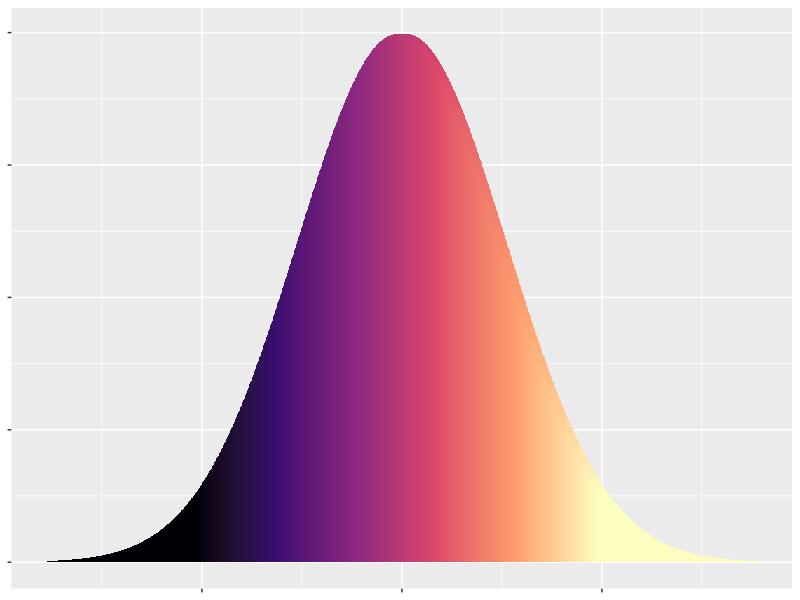
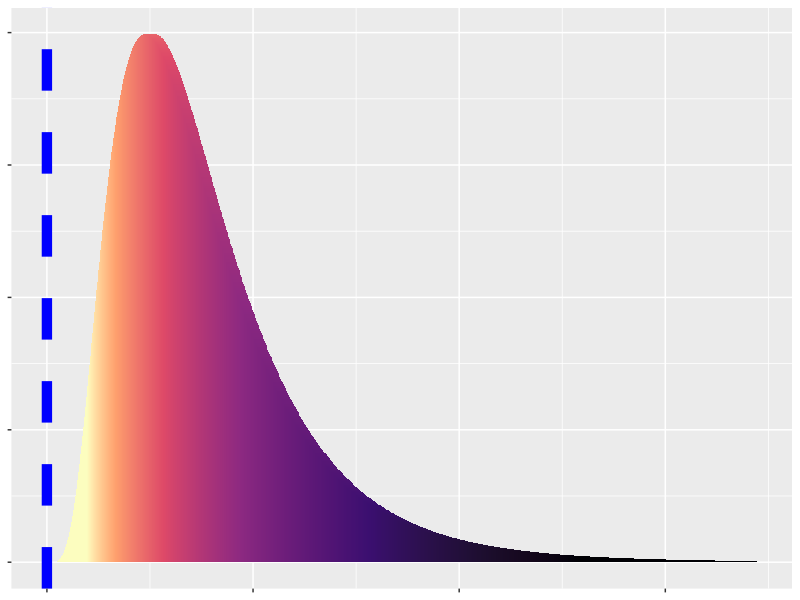
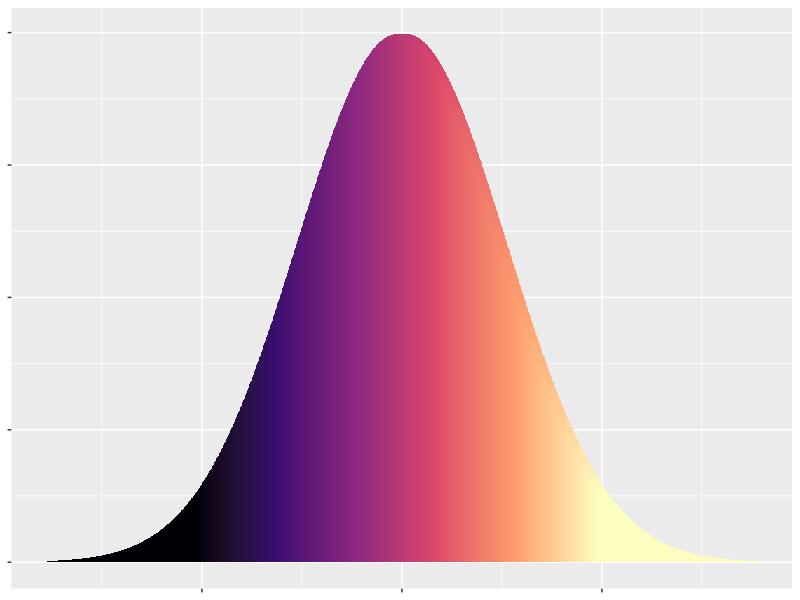
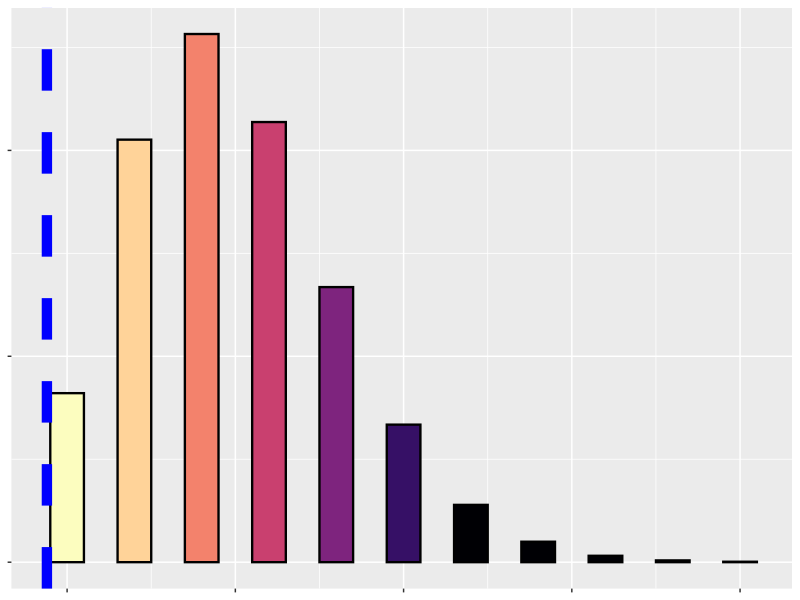
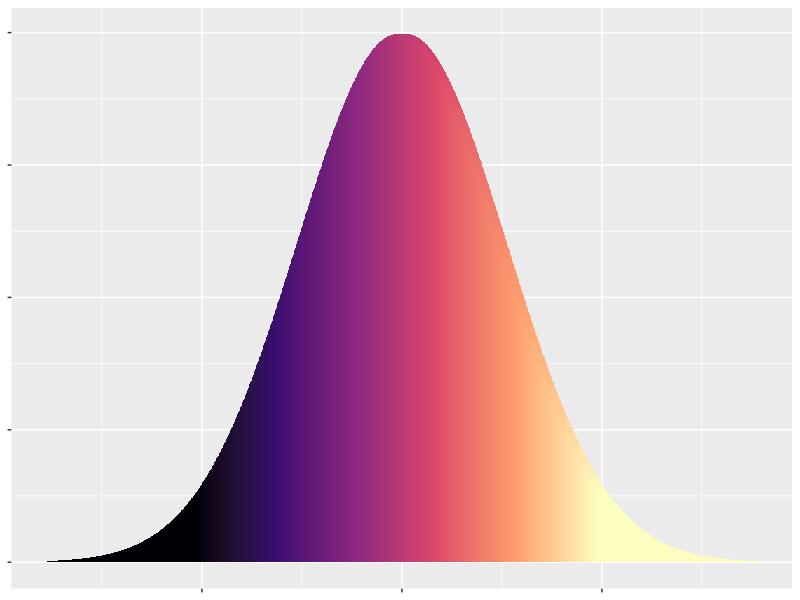
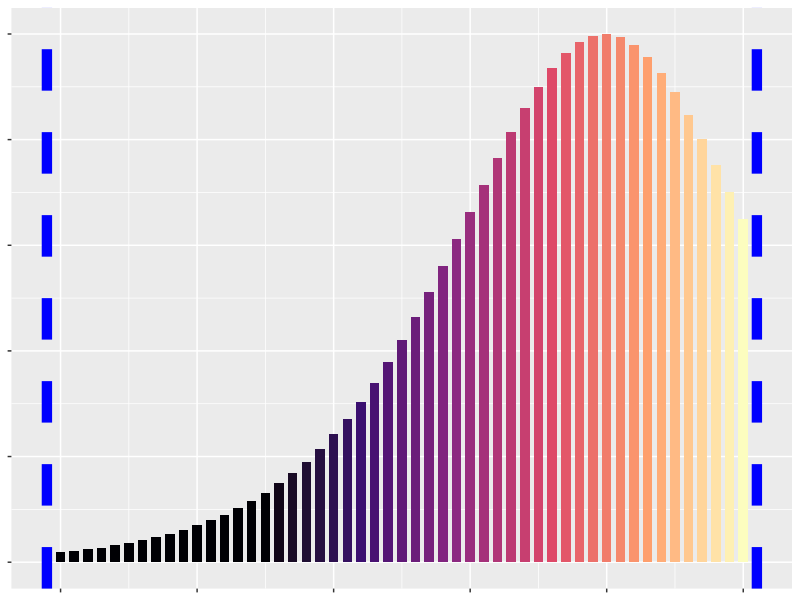
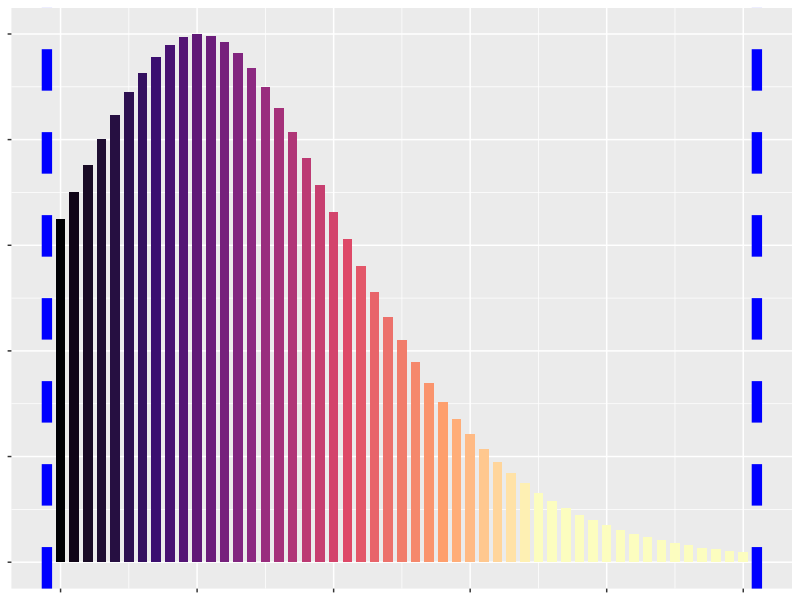
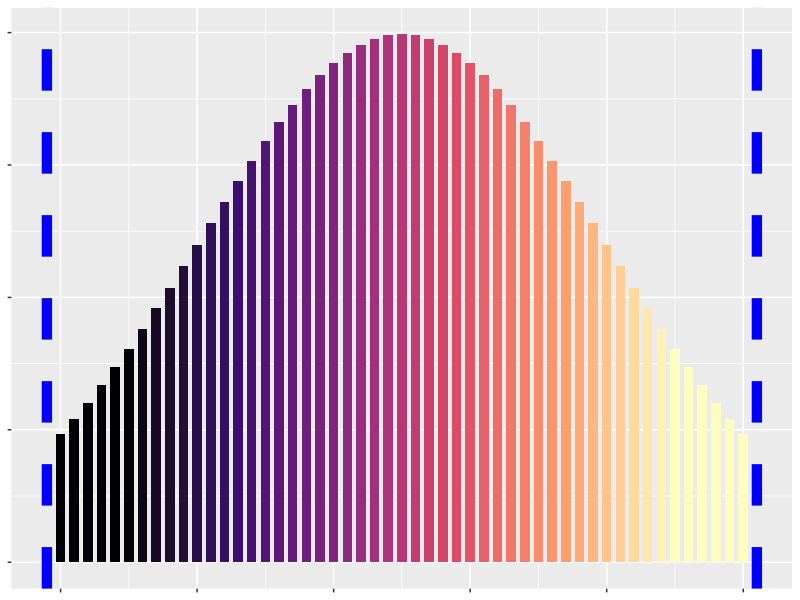

Reproduce these figures in R, in order.
## ---- chunk 1
library(ggplot2)
library(scales)
df = data.frame(x = seq(-3.5, 3.5, length.out = 1000), y = NA)
df$y = dnorm(df$x, mean = 0, sd = 1)

ggplot(df, aes(x = x, y = y, fill = x)) +
  geom_col(width = 0.1, color = NA) +
  scale_fill_viridis_c(option="magma",limits=c(-2,2),oob=scales::squish) +
  theme(text=element_blank(),legend.position = "none")
## ---- chunk 2
ggplot(df, aes(x = 3^(x/2), y = y, fill = x)) +
  geom_col(width = 0.1, color = NA) +
  scale_fill_viridis_c(option="magma",direction=-1,limits=c(-1.5,3),oob=scales::squish) +
  geom_vline(xintercept=0,linewidth=3.5,linetype=2,color="blue")+
  theme(text=element_blank(),legend.position = "none")
## ---- chunk 3
df = data.frame(x = seq(-3.5, 3.5, length.out = 1000), y = NA)
df$y = dnorm(df$x, mean = 0, sd = 1)

ggplot(df, aes(x = x, y = y, fill = x)) +
  geom_col(width = 0.1, color = NA) +
  scale_fill_viridis_c(option="magma",limits=c(-2,2),oob=scales::squish) +
  theme(text=element_blank(),legend.position = "none")
## ---- chunk 4
dfPois = data.frame(x=0:10,y=NA)
dfPois$y = dpois(dfPois$x,2.5)
ggplot(dfPois, aes(x = x, y = y, fill = x)) +
  geom_col(width = 0.5, color = "black",size=.8) +
  scale_fill_viridis_c(option="magma",direction=-1,limits=c(0.5,6),oob=scales::squish) +
  geom_vline(xintercept=-.3,linewidth=3.5,linetype=2,color="blue")+
  theme(text=element_blank(),legend.position = "none")
## ---- chunk 5
df = data.frame(x = seq(-3.5, 3.5, length.out = 1000), y = NA)
df$y = dnorm(df$x, mean = 0, sd = 1)

ggplot(df, aes(x = x, y = y, fill = x)) +
  geom_col(width = 0.1, color = NA) +
  scale_fill_viridis_c(option="magma",limits=c(-2,2),oob=scales::squish) +
  theme(text=element_blank(),legend.position = "none")
## ---- chunk 6
k = 50
dfBin = data.frame(x=0:k,y=NA)
dfBin$y = dlogis(as.numeric(scale(dfBin$x)),1,.5)
ggplot(dfBin, aes(x = x, y = y, fill = x)) +
  geom_col(width = .7, color = NA) +
  scale_fill_viridis_c(option="magma",limits=c(15,50),oob=scales::squish) +
  geom_vline(xintercept=c(-1,k+1),linewidth=3.5,linetype=2,color="blue")+
  theme(text=element_blank(),legend.position = "none")
## ---- chunk 7
k = 50
dfBin = data.frame(x=0:k,y=NA)
dfBin$y = dlogis(as.numeric(scale(dfBin$x)),-1,.5)
ggplot(dfBin, aes(x = x, y = y, fill = x)) +
  geom_col(width = .7, color = NA) +
  scale_fill_viridis_c(option="magma",limits=c(0,35),oob=scales::squish) +
  geom_vline(xintercept=c(-1,k+1),linewidth=3.5,linetype=2,color="blue")+
  theme(text=element_blank(),legend.position = "none")
## ---- chunk 8
k = 50
dfBin = data.frame(x=0:k,y=NA)
dfBin$y = dnorm(as.numeric(scale(dfBin$x)),0,1)
ggplot(dfBin, aes(x = x, y = y, fill = x)) +
  geom_col(width = .7, color = NA) +
  scale_fill_viridis_c(option="magma",limits=c(5,45),oob=scales::squish) +
  geom_vline(xintercept=c(-1,k+1),linewidth=3.5,linetype=2,color="blue")+
  theme(text=element_blank(),legend.position = "none")
## ---- chunk 9
# viridis_pal(option = "magma")(10)
ggplot() +
  scale_x_continuous(limits=c(-3,4))+
  stat_function(fun=dnorm,args=list(0,1),linewidth=5,col="#451077FF")+
  stat_function(fun=dnorm,args=list(1,1),linewidth=5,col="#F8765CFF")+
  theme(text=element_blank())
## ---- chunk 10
ggplot() +
  scale_x_continuous(limits=c(0,10))+
  geom_vline(xintercept=0,linewidth=3.5,linetype=2,color="blue")+
  stat_function(fun=dgamma,args=list(4,1),linewidth=5,col="#451077FF")+
  stat_function(fun=dgamma,args=list(4,2),linewidth=5,col="#F8765CFF")+
  theme(text=element_blank())
## ---- chunk 11
# viridis_pal(option = "magma")(12)
ggplot() +
  scale_x_continuous(limits=c(-5,4.5))+
  stat_function(fun=dnorm,args=list(-2,1),linewidth=5,col="#120D32FF")+
  stat_function(fun=dnorm,args=list(-1.3,1),linewidth=5,col="#451077FF")+
  stat_function(fun=dnorm,args=list(-0.6,1),linewidth=5,col="#A3307EFF")+
  stat_function(fun=dnorm,args=list(0.1,1),linewidth=5,col="#E95562FF")+
  stat_function(fun=dnorm,args=list(0.8,1),linewidth=5,col="#F97C5DFF")+
  stat_function(fun=dnorm,args=list(1.5,1),linewidth=5,col="#FEC98DFF")+
  theme(text=element_blank())
## ---- chunk 12
inverse_probit_trans = function() {
  trans_new("inverse_probit", 
            transform = function(x) pnorm(x), 
            inverse = function(x) qnorm(x))
}
ggplot() +
  geom_vline(xintercept=c(-3,4),linewidth=4,linetype=2,color="blue")+
  scale_x_continuous(limits=c(-3,4), trans = inverse_probit_trans())+
  stat_function(fun=dnorm,args=list(-1.0,.6),linewidth=5,col="#120D32FF")+
  stat_function(fun=dnorm,args=list(-0.6,.6),linewidth=5,col="#451077FF")+
  stat_function(fun=dnorm,args=list(-0.2,.6),linewidth=5,col="#A3307EFF")+
  stat_function(fun=dnorm,args=list(0.2,.6),linewidth=5,col="#E95562FF")+
  stat_function(fun=dnorm,args=list(0.6,.6),linewidth=5,col="#F97C5DFF")+
  stat_function(fun=dnorm,args=list(1.0,.6),linewidth=5,col="#FEC98DFF")+
  theme(text=element_blank())
